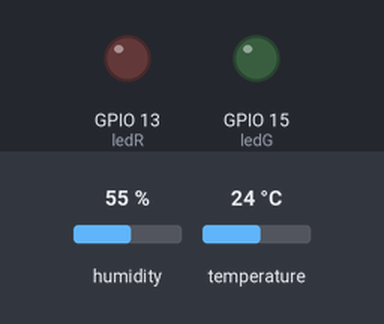
This sketch was run on a simulated ESP8266 (NodeMCU). Parts: output pins drawn as LEDs (lit = HIGH). The inputs (shaded band) are chosen by the test bench; at power-on: humidity 55 %, temperature 24 °C. WiFi joins after 1.5 s; servers stay silent unless stated; no MQTT or app messages arrive unless stated; what the sketch prints to the serial monitor is not drawn.

Above: at 4.1 s.
Timing chart, 0 to 8.3 s (numbered marks = the images above):
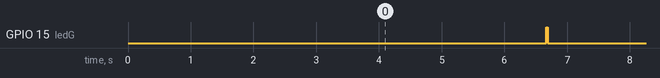

Measured:
- by itself, GPIO 15 (ledG): alternates HIGH for 0.03 s and LOW for 5.1 s

The sketch:

dht22_adafruit.ino
```cpp
// (licence header left out)
#include "DHT.h"

#include <ESP8266WiFi.h>
#include "Adafruit_MQTT.h"
#include "Adafruit_MQTT_Client.h"

#define WIFI_SSID       "FRITZ!Box 7490"
#define WIFI_PASS       "1337skillz"

//#define WIFI_SSID       "FritzInKa"
//#define WIFI_PASS       "04935557248837671843"

#define AIO_SERVER      "io.adafruit.com"
#define AIO_SERVERPORT  1883                   // use 8883 for SSL
#define AIO_USERNAME  "forquato"
#define AIO_KEY       "66e846af36b44c7eb3c50616a879be20"

#define DHTPIN 4     // what digital pin the DHT22 is conected to
#define DHTTYPE DHT22   // there are multiple kinds of DHT sensors

int ledG = 15;
int ledR = 13;

DHT dht(DHTPIN, DHTTYPE);


/************ Setting up your WiFi Client and MQTT Client ******************/

// Create an ESP8266 WiFiClient class to connect to the MQTT server.

WiFiClient client;

// Setup the MQTT client class by passing in the WiFi client and MQTT server and login details.
Adafruit_MQTT_Client mqtt(&client, AIO_SERVER, AIO_SERVERPORT, AIO_USERNAME, AIO_KEY);

/****************************** Set Up a Feed to Publish To ***************************************/

// Setup a feed called 'photocell' for publishing.
// Notice MQTT paths for AIO follow the form: <username>/feeds/<feedname>

Adafruit_MQTT_Publish myFirstValue = Adafruit_MQTT_Publish(&mqtt, AIO_USERNAME "/feeds/myFirstValue");
Adafruit_MQTT_Publish tempValue = Adafruit_MQTT_Publish(&mqtt, AIO_USERNAME "/feeds/temp");
Adafruit_MQTT_Publish humValue = Adafruit_MQTT_Publish(&mqtt, AIO_USERNAME "/feeds/humidity");

/********************* Values ******************************/
// Need a changing value to send.  We will increment this value
// in the getVal function.
//we start at zero and when it gets to 10 we start over.

uint32_t xVal=-1;

// Bug workaround for Arduino 1.6.6, it seems to need a function declaration
// for some reason (only affects ESP8266, likely an arduino-builder bug).
void MQTT_connect();

void setup() {
  Serial.begin(9600);
  Serial.setTimeout(2000);
  delay(10);

  // Wait for serial to initialize.
  while(!Serial) { }

  Serial.println("Device Started");
  Serial.println("-------------------------------------");
  Serial.println("Running DHT!");
  Serial.println("-------------------------------------");


  pinMode(ledG, OUTPUT);
  pinMode(ledR, OUTPUT);

  WiFi.begin(WIFI_SSID, WIFI_PASS);
  while (WiFi.status() != WL_CONNECTED) {
    delay(500);
    Serial.print(".");
  }
  Serial.println();

  Serial.println("WiFi connected");
  Serial.println("IP address: "); Serial.println(WiFi.localIP());

}

int timeSinceLastRead = 0;
void loop() {

  // Report every 2 seconds.
  if(timeSinceLastRead > 5000) {
    // Reading temperature or humidity takes about 250 milliseconds!
    // Sensor readings may also be up to 2 seconds 'old' (its a very slow sensor)
    float h = dht.readHumidity();
    // Read temperature as Celsius (the default)
    float t = dht.readTemperature();
    // Read temperature as Fahrenheit (isFahrenheit = true)
    float f = dht.readTemperature(true);

    // Check if any reads failed and exit early (to try again).
    if (isnan(h) || isnan(t) || isnan(f)) {
      Serial.println("Failed to read from DHT sensor!");
      timeSinceLastRead = 0;
      led(100,ledR);
      return;
    }

    led(30,ledG);

    // Compute heat index in Fahrenheit (the default)
    float hif = dht.computeHeatIndex(f, h);
    // Compute heat index in Celsius (isFahreheit = false)
    float hic = dht.computeHeatIndex(t, h, false);

    Serial.print("Humidity: ");
    Serial.print(h);
    Serial.print(" %\t");
    Serial.print("Temperature: ");
    Serial.print(t);
    Serial.print(" *C ");
    Serial.print(f);
    Serial.print(" *F\t");
    Serial.print("Heat index: ");
    Serial.print(hic);
    Serial.print(" *C ");
    Serial.print(hif);
    Serial.println(" *F");

    timeSinceLastRead = 0;
    tempValue.publish(t);
    humValue.publish(h);


  // Ensure the connection to the MQTT server is alive (this will make the first
  // connection and automatically reconnect when disconnected).  See the MQTT_connect
  // function definition further below.
  MQTT_connect();

   // ping the server to keep the mqtt connection alive
  // NOT required if you are publishing once every KEEPALIVE seconds

  if(! mqtt.ping()) {
    mqtt.disconnect();
  }
  }
  delay(100);
  timeSinceLastRead += 100;

}


void led(int del, int led){
    digitalWrite(led, HIGH);
    delay(del);
    digitalWrite(led, LOW);

}

// Function to connect and reconnect as necessary to the MQTT server.
// Should be called in the loop function and it will take care if connecting.
void MQTT_connect() {
  int8_t ret;

  // Stop if already connected.
  if (mqtt.connected()) {
    return;
  }

  Serial.print("Connecting to MQTT... ");

  uint8_t retries = 3;
  while ((ret = mqtt.connect()) != 0) { // connect will return 0 for connected
       Serial.println(mqtt.connectErrorString(ret));
       Serial.println("Retrying MQTT connection in 5 seconds...");
       mqtt.disconnect();
       delay(5000);  // wait 5 seconds
       retries--;
       if (retries == 0) {
         // basically die and wait for WDT to reset me
         while (1);
       }
  }
  Serial.println("MQTT Connected!");
}


//  Use this increment myVal

uint8_t getVal(){

  if(xVal == 11){
      xVal = 0;
  }
  return xVal++;

}
```
